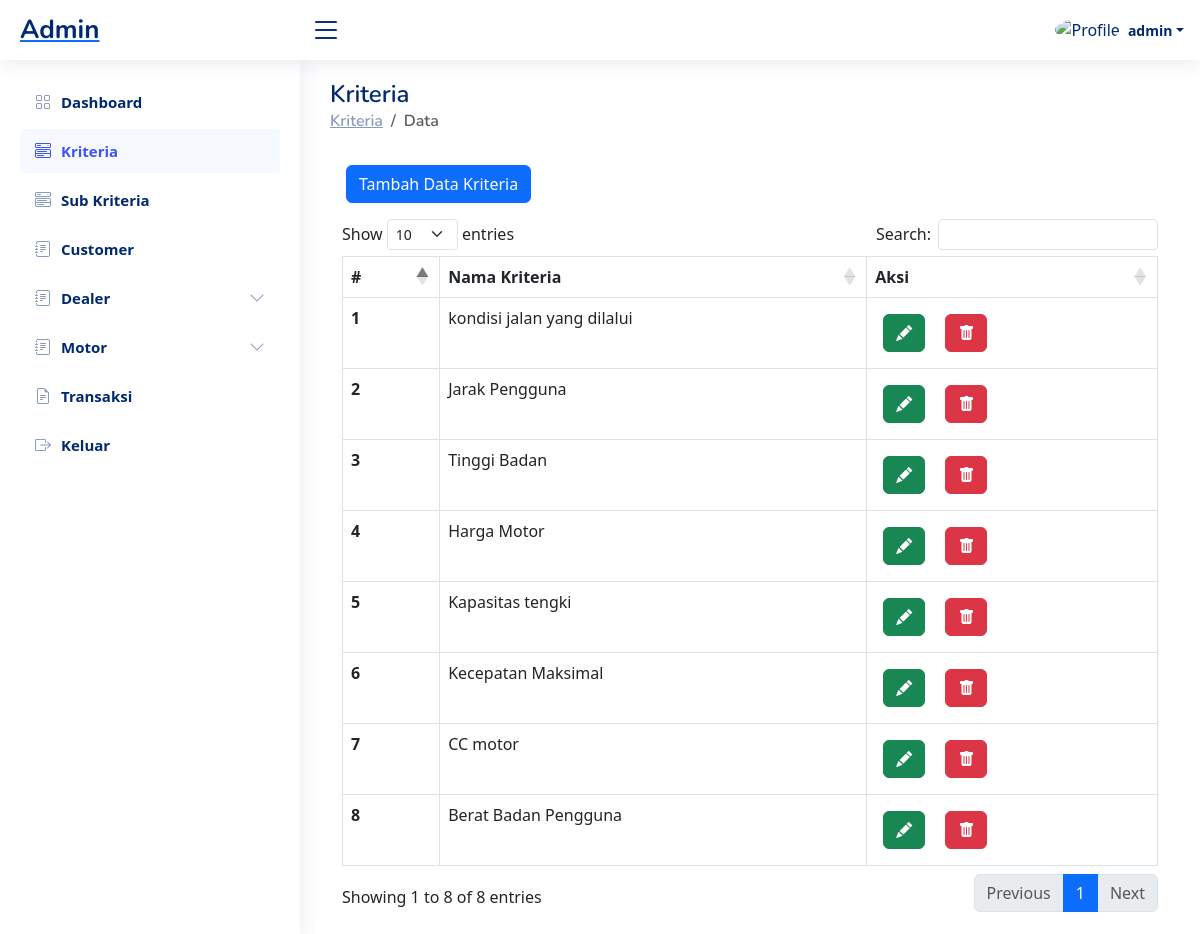
The page /admin/kriteria-index.php (signed in) on the database its author committed.
### tables this page shows
CREATE TABLE `kriteria` (
  `id_kriteria` char(10) NOT NULL,
  `nama_kriteria` varchar(250) NOT NULL
);

### admin/kriteria-index.php (the view)
<?php
   require_once('includes/session-conn.php');
   include('includes/header.php');
   include('includes/sidebar.php');
   $datas =mysqli_query($conn,"SELECT * FROM kriteria ORDER BY id_kriteria DESC");
?>
  <main id="main" class="main">
    <div class="pagetitle">
      <h1>Kriteria</h1>
      <nav>
        <ol class="breadcrumb">
          <li class="breadcrumb-item"><a href="kriteria-index">Kriteria</a></li>
          <li class="breadcrumb-item active">Data</li>
        </ol>
      </nav>
    </div>
    <section class="section dashboard">
    <div class="container">
      <div class="row">
        <div class="col-12 p-3">
          <a href="kriteria-add" class="btn btn-primary">Tambah Data Kriteria</a>
        </div>
        <div class="col-12">
          <div class="table-responsive">
            <table id="myTable" class="table  table-hover table-bordered">
              <thead>
                <tr class="bg-dark text-white ">
                  <th scope="col">#</th>
                  <th scope="col">Nama Kriteria</th>
                  <th scope="col">Aksi</th>
                </tr>
              </thead>
              <tbody class="">
                <?php $i = 0; foreach($datas as $data) :?>
                <tr>
                  <th scope="row"><?= ++$i?></th>
                  <td><?= $data['nama_kriteria']?></td>
                  <td>
                    <a href="kriteria-edit?id=<?= $data['id_kriteria']?>" class="btn btn-success m-2"><i class="bi bi-pencil-fill"></i></a>
                    <a href="kriteria-delete?id=<?= $data['id_kriteria']?>" class="btn btn-danger m-2"><i class="bi bi-trash-fill" onclick= "return confirm ('Anda yakin ingin hapus data ini ?')"></i></a>
                  </td>
                </tr>
                <?php endforeach ?>
              </tbody>
            </table>
          </div>
        </div>
      </div>
    </div>
    </section>
  </main>
  <?php
   include('includes/footer.php');
?>

### admin/assets/css/style.css (style rules this page uses)
:root { scroll-behavior: smooth; }
body { font-family: "Open Sans", sans-serif; background: #f6f9ff; color: #444444; }
a { color: #4154f1; text-decoration: none; }
h1, h2, h3, h4, h5, h6 { font-family: "Nunito", sans-serif; }
#main { margin-top: 60px; padding: 20px 30px; transition: all 0.3s; }
.pagetitle { margin-bottom: 10px; }
.pagetitle h1 { font-size: 24px; margin-bottom: 0; font-weight: 600; color: #012970; }
.breadcrumb { font-size: 14px; font-family: "Nunito", sans-serif; color: #899bbd; font-weight: 600; }
.breadcrumb a { color: #899bbd; transition: 0.3s; }
.breadcrumb .breadcrumb-item::before { color: #899bbd; }
.breadcrumb .active { color: #51678f; font-weight: 600; }
@media (min-width: 1200px) { #main, #footer { margin-left: 300px; } }

### rows shown on the page
kriteria: nama_kriteria "kondisi jalan yang dilalui"
kriteria: nama_kriteria "Jarak Pengguna"
kriteria: nama_kriteria "Tinggi Badan"
kriteria: nama_kriteria "Harga Motor"
kriteria: nama_kriteria "Kapasitas tengki"
kriteria: nama_kriteria "Kecepatan Maksimal"
kriteria: nama_kriteria "CC motor"
kriteria: nama_kriteria "Berat Badan Pengguna"

### other values the page prints
$_SESSION['nama_depan'] "admin"
